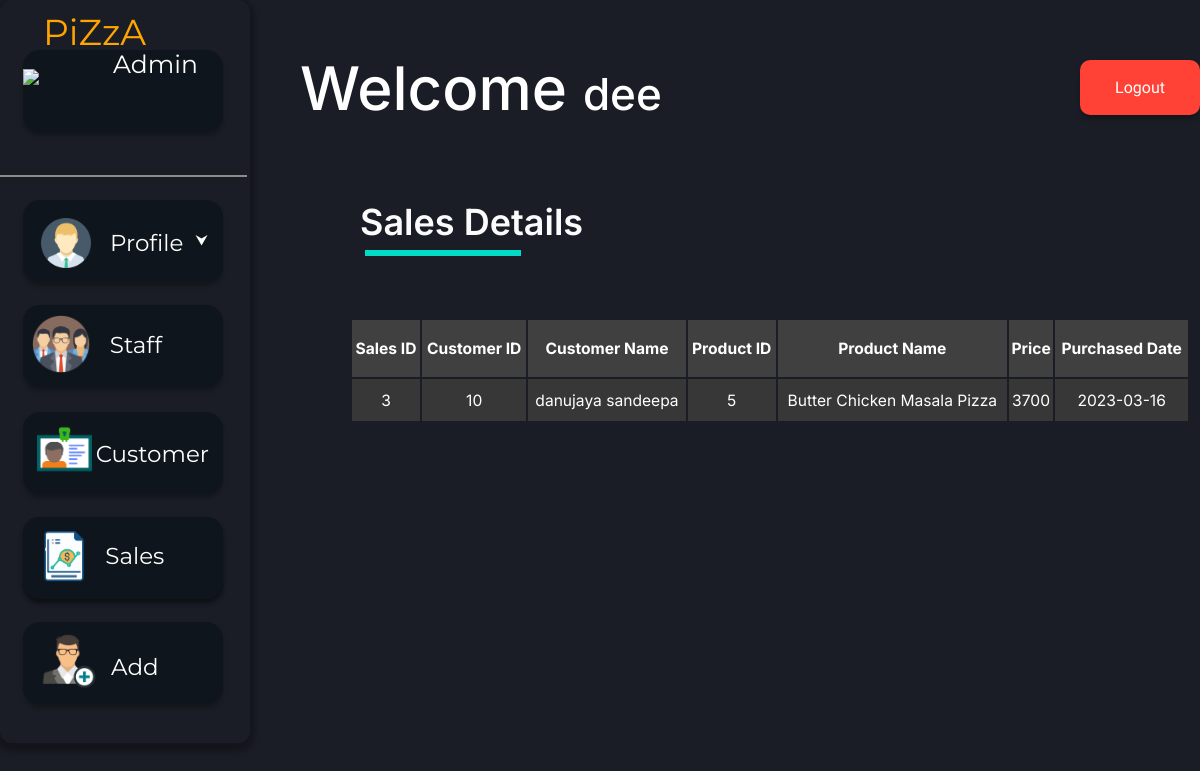
The page /adminSalesView.php (signed in) on the database as committed earlier.
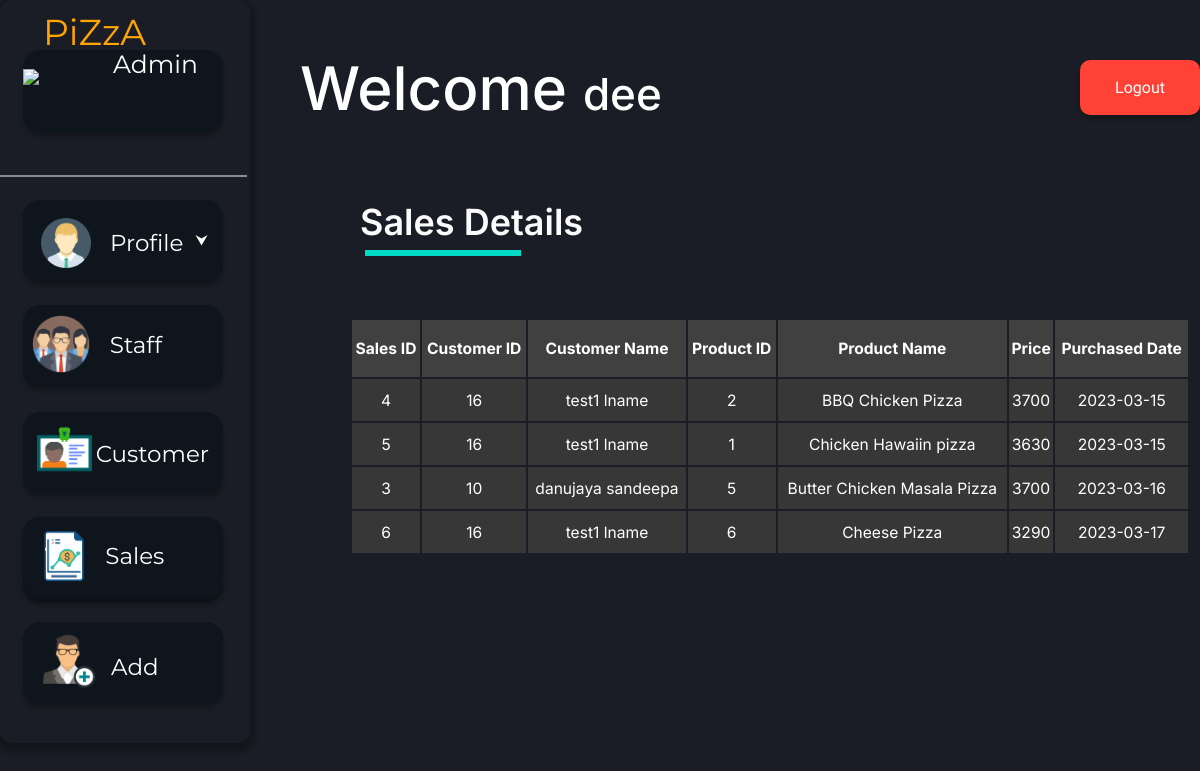
The same page on the database as committed later.
### tables this page shows
CREATE TABLE `sales_details` (
  `Sales_ID` int(11) NOT NULL,
  `Product_ID` int(11) NOT NULL,
  `customer_id` int(11) NOT NULL,
  `Purchased_date` date NOT NULL
);

CREATE TABLE `crm_product` (
  `Product_ID` int(11) NOT NULL,
  `Product_Name` varchar(50) NOT NULL,
  `Price_per_unit` double NOT NULL
);

### adminSalesView.php (the view, shortened to what this page needs)
<?php require_once('./phpFunc/connection/connect.php'); ?>
<?php
$sql2 = "SELECT d.Sales_ID as s_id , d.customer_id as c_id, concat(c.fname ,' ', c.lname ) as cust_name , d.Product_ID as p_id, d.Purchased_date as pd, p.Product_Name as item, p.Price_per_unit as price
FROM sales_details as d , crm_product as p ,crm_customer as c
where d.Product_ID = p.Product_ID and d.customer_id = c.customer_id order by d.Purchased_date";
mysqli_query($connection, $sql2);
$result = mysqli_query($connection,$sql2);
?>
<!DOCTYPE html>
<html lang="en">
<head>
        <link href="./styles/businessUser/main.css" rel="stylesheet">
        <link href="./styles/businessUser/add.css" rel="stylesheet">
</head>
<body>
<div>
<span class="wel-msg"><p>Welcome <span style="font-size:44px;"><?php echo $_SESSION["name"]; ?></span></p></span>
<span class="sub-head">Sales Details</span> <div class="sub-line"></div>
<span><a href="./phpFunc/functions/businessUser/logout.php"><button class="log_out-button">Logout</button> </a></span>
</div>
<div class="menu">
<div class="piza-staff"><img class="piza-logo" src="./assets/img/logo.png">
<span class="menu-text" style="color:orange;">PiZzA</span><br><span class="menu-text" style="font-size:25px; color:white; position:relative; left:90px; bottom:45px;">Admin</span>
</div>
 <div class="menu-line"></div>
<div style="position:relative; top:105px;">
<a href="./adminCustomerView.php"><button class="sales-but">
<button  class="cus-but">
      <img class="cus-logo" src="./assets/img/cus_det.png">
      <span class="cus-text">Customer</span>
</button>
</a>
<a href="./adminSalesView.php"><button class="sales-but">
      <img class="sales-logo" src="./assets/img/sales.png">
      <span class="sales-text">Sales </span>
</button></a>
<button onclick="document.getElementById('addform').style.display='block'" class="add-but">
      <img class="add-logo" src="./assets/img/add_cus.png">
      <span class="add-text">Add</span>
</button>
</div>
<a href="./admin.php"><button class="staff-but">
      <img class="staff-logo" src="./assets/img/staff.png">
      <span class="staff-text"> &nbsp;&nbsp;Staff</span>
</button>
</a>
  <button class="pro-view">
<img class="pro-avatar" src="./assets/img/pro_avatar.png">
<span class="pro-text">Profile </span>
</button>
</div>
<table border="0" class="table_dec2">
<tr bgcolor="#404040">
<th>Sales ID</th>
<th>Customer ID</th>
<th>Customer Name</th>
<th>Product ID</th>
<th>Product Name</th>
<th>Price</th>
<th>Purchased Date</th>
</tr>
<?php
while ($row = mysqli_fetch_assoc($result)) {
    echo "
        <tr bgcolor='#373737'>
            <td style='height:40px;'>" . $row['s_id'] . "</td>
            <td>" . $row['c_id'] . "</td>
            <td>" . $row['cust_name'] . "</td>
            <td>" . $row['p_id'] . "</td>
            <td>" . $row['item'] . "</td>
            <td>" . $row['price'] . "</td>
            <td>" . $row['pd'] . "</td>
        </tr>";
}
?>
</table>
</body>
</html>

Rows that differ between the two databases and show on the page:
added sales_details: Sales_ID "4", customer "16", cust_name "test1 lname", Product_ID "2", Product_ID.Product_Name "BBQ Chicken Pizza", Product_ID.Price_per_unit "3700", Purchased_date "2023-03-15"
added sales_details: Sales_ID "5", customer "16", cust_name "test1 lname", Product_ID "1", Product_ID.Product_Name "Chicken Hawaiin pizza", Product_ID.Price_per_unit "3630", Purchased_date "2023-03-15"
added sales_details: Sales_ID "6", customer "16", cust_name "test1 lname", Product_ID "6", Product_ID.Product_Name "Cheese Pizza", Product_ID.Price_per_unit "3290", Purchased_date "2023-03-17"
